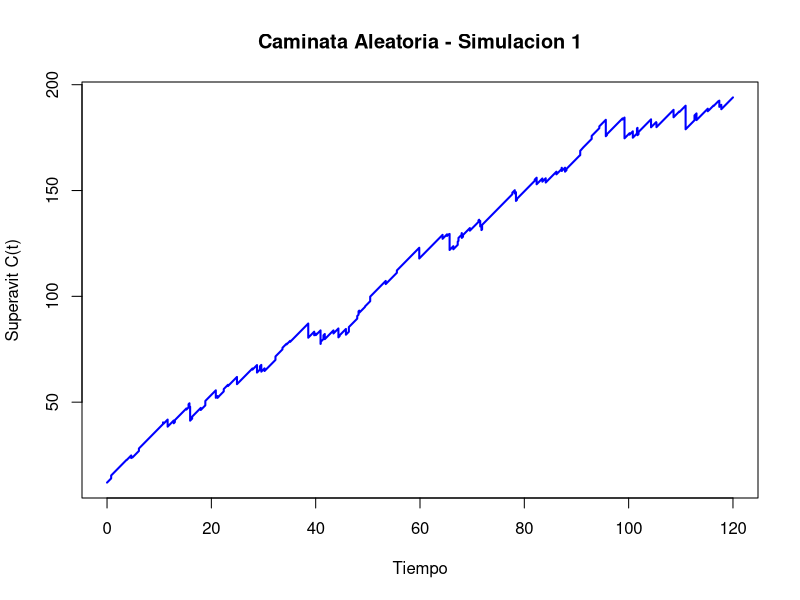
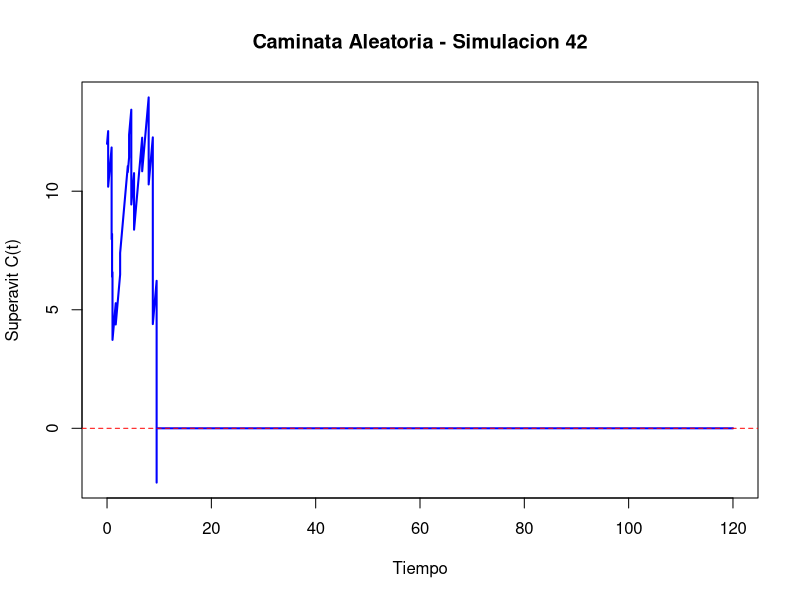

Generate these figures, in order, with R: (Note: a time limit stopped this script after it produced the figures.)
set.seed(89)  # para reproducibilidad

### MODELO ###

# PARTE II: Explorar diferentes procesos de frecuencia
# Exponencial (Proceso de Poisson)

## Parametros generales del modelo
u <- 12 # capital inicial
c <- 2.5 # tasa de ingreso de primas por unidad de tiempo
Tmax <- 120 # tiempo total a simular
nsim <- 10000 # Numero de simulaciones para Monte Carlo

## Parametros de frecuencia
# Parametros de la distribucion de arribos de siniestros (Exponencial)
lambda <- 0.6
# Parametros de la distribucion de arribos de inyecciones (Exponencial)
lambda_2 <- 0.3

## Parametros de tamano
# Parametros de la distribucion de tamanos de siniestros (Exponencial)
lambda_3 <- 0.5
# Parametros de la distribucion de tamanos de inyecciones (Gamma)
alpha <- 2
sigma <- 0.6

### Monte Carlo ###

## Condiciones iniciales
contador_ruinas <- 0 # Contador de ruinas
contador_no_ruinas <- 0 # Contador de no-ruinas
tiempos_ruina <- numeric() # Tiempos de ruinas
utilidades <- numeric(nsim) # Utilidades
graficado_ruina <- FALSE
graficado_no_ruina <- FALSE

## Simulaciones
for (i in 1:nsim) {
  
  ## Tiempos de arribo de los siniestros
  arribos_brutos_sin <- cumsum(rexp(n = Tmax * lambda * 2, rate = lambda))
  if (tail(arribos_brutos_sin, 1) < Tmax) {
    warning("No se generaron suficientes eventos para cubrir hasta Tmax. Aumentar n.")
  }
  arribos_sin <- arribos_brutos_sin[arribos_brutos_sin <= Tmax]
  n_sin <- length(arribos_sin)
  
  ## Tiempos de arribo de las inyecciones
  arribos_brutos_iny <- cumsum(rexp(n = Tmax * lambda_2 * 2, rate = lambda_2))
  if (tail(arribos_brutos_iny, 1) < Tmax) {
    warning("No se generaron suficientes eventos para cubrir hasta Tmax. Aumentar n.")
  }
  arribos_iny <- arribos_brutos_iny[arribos_brutos_iny <= Tmax]
  n_iny <- length(arribos_iny)
  
  ## Tamanos de los siniestros
  siniestros <- rexp(n_sin, rate = lambda_3)
  
  ## Tamanos de las inyecciones
  inyecciones <- rgamma(n_iny, shape = alpha, scale = sigma)
  
  ### PROCESO DE SUPERAVIT ###
  
  ## Malla temporal
  malla_temp <- seq(0, Tmax, by = 0.001)
  Ct <- numeric(length(malla_temp))
  sin_index <- 1
  acumulados_sin <- 0
  iny_index <- 1
  acumulados_iny <- 0
  ruina_ocurrida <- FALSE
  tiempo_ruina <- NA
  
  for (j in seq_along(malla_temp)) {
    t <- malla_temp[j]
    
    ## Suma siniestros que ya ocurrieron hasta t
    while (sin_index <= n_sin && arribos_sin[sin_index] <= t) {
      acumulados_sin <- acumulados_sin + siniestros[sin_index]
      sin_index <- sin_index + 1
    }
    
    ## Suma inyecciones que ya ocurrieron hasta t
    while (iny_index <= n_iny && arribos_iny[iny_index] <= t) {
      acumulados_iny <- acumulados_iny + inyecciones[iny_index]
      iny_index <- iny_index + 1
    }
    
    ## Calculamos el superavit
    Ct[j] <- u + c * t - acumulados_sin + acumulados_iny
    
    ## Verificamos si hubo ruina
    if (!ruina_ocurrida && Ct[j] < 0) {
      ruina_ocurrida <- TRUE
      tiempo_ruina <- t
      break  # podemos salir del bucle si ya hay ruina
    }
  }
  
  ## Calculamos las utilidades (si hubo)
  t_final <- if (ruina_ocurrida) tiempo_ruina else Tmax # Tiempo final efectivo
  prima_total <- c * t_final # Prima acumulada hasta ese momento
  utilidades[i] <- prima_total - acumulados_sin # Utilidad (no incluye inyecciones, solo primas - siniestros)
  
  ## Almacenamos los datos de ruina (si hubo) o no-ruina
  if (ruina_ocurrida) {
    contador_ruinas <- contador_ruinas + 1
    tiempos_ruina <- c(tiempos_ruina, tiempo_ruina)
  }
  if (!ruina_ocurrida) {
    contador_no_ruinas <- contador_no_ruinas + 1
  }
  
  ## Graficamos la primera no-ruina
  if (!ruina_ocurrida && !graficado_no_ruina) {
    plot(malla_temp, Ct, type = "l", lwd = 2, col = "blue",
         xlab = "Tiempo", ylab = "Superavit C(t)",
         main = paste0("Caminata Aleatoria - Simulacion ", i))
    abline(h = 0, col = "red", lty = 2)
    graficado_no_ruina <- TRUE
  }
  
  ## Graficamos la primera ruina
  if (ruina_ocurrida && !graficado_ruina) {
    plot(malla_temp, Ct, type = "l", lwd = 2, col = "blue",
         xlab = "Tiempo", ylab = "Superavit C(t)",
         main = paste0("Caminata Aleatoria - Simulacion ", i))
    abline(h = 0, col = "red", lty = 2)
    graficado_ruina <- TRUE
  }
}

### Resultados ###

## Calculamos los resultados de las simulaciones Monte Carlo
prob_ruina <- contador_ruinas / nsim
tiempo_prom_ruina <- ifelse(length(tiempos_ruina) > 0, mean(tiempos_ruina), NA)

## Calculamos el Intervalo de confianza
z <- 1.96  # valor z para 95%
se <- sqrt(prob_ruina * (1 - prob_ruina) / nsim)  # error estandar
ic_inf <- prob_ruina - z * se
ic_sup <- prob_ruina + z * se
# Nota: 90% z = 1.645, 95% z = 1.96, 99% z = 2.576

### Resumen ###

## Cuadro Resumen
cat("Probabilidad estimada de ruina:", round(prob_ruina, 4), "\n")
cat("Intervalo de confianza al 95%: [", round(ic_inf, 4), ",", round(ic_sup, 4), "]\n")
cat("Tiempo promedio hasta la ruina (condicionado):", round(tiempo_prom_ruina, 4), "\n")
cat("Utilidad promedio:", round(mean(utilidades), 4), "\n")

## Graficas Resumen
if (length(tiempos_ruina) > 0) {
  hist(tiempos_ruina, breaks = 50, col = "lightblue",
       main = "Distribucion de los tiempos de ruina",
       xlab = "Tiempo de ruina", ylab = "Frecuencia")
}

hist(utilidades, breaks = 50, col = "lightgreen",
     main = "Distribucion de la utilidad (prima - siniestros)",
     xlab = "Utilidad", ylab = "Frecuencia")
